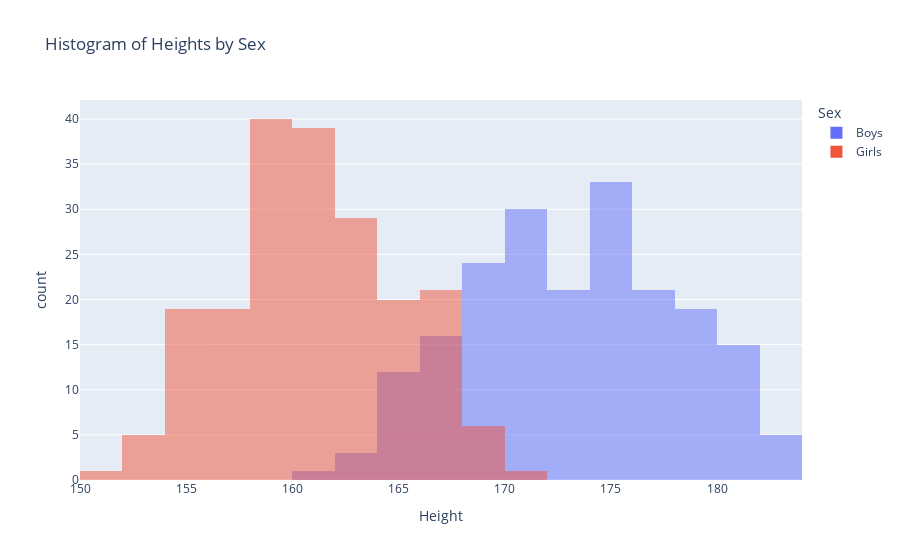

The notebook cell this image was saved under:
### Code cell
#sex of adult histogram chart
px.histogram(adults, x="Height", color="Sex", barmode= "overlay", nbins=30, title="Histogram of Heights by Sex")

### Figure 1 — Plotly figure (JSON) as saved in the notebook; plotly's stock layout.template omitted (floating-point values rounded to 4 significant figures; data arrays with more than 128 entries replaced by an {"elided": "..."} marker saying what was removed)
{"data": [{"alignmentgroup": "True", "bingroup": "x", "hovertemplate": "Sex=Boys<br>Height=%{x}<br>count=%{y}<extra></extra>", "legendgroup": "Boys", "marker": {"color": "#636efa", "opacity": 0.5, "pattern": {"shape": ""}}, "name": "Boys", "nbinsx": 30, "offsetgroup": "Boys", "orientation": "v", "showlegend": true, "type": "histogram", "x": {"elided": "200 float values"}, "xaxis": "x", "yaxis": "y"}, {"alignmentgroup": "True", "bingroup": "x", "hovertemplate": "Sex=Girls<br>Height=%{x}<br>count=%{y}<extra></extra>", "legendgroup": "Girls", "marker": {"color": "#EF553B", "opacity": 0.5, "pattern": {"shape": ""}}, "name": "Girls", "nbinsx": 30, "offsetgroup": "Girls", "orientation": "v", "showlegend": true, "type": "histogram", "x": {"elided": "200 float values"}, "xaxis": "x", "yaxis": "y"}], "layout": {"barmode": "overlay", "legend": {"title": {"text": "Sex"}, "tracegroupgap": 0}, "title": {"text": "Histogram of Heights by Sex"}, "xaxis": {"anchor": "y", "domain": [0, 1], "title": {"text": "Height"}}, "yaxis": {"anchor": "x", "domain": [0, 1], "title": {"text": "count"}}}}
